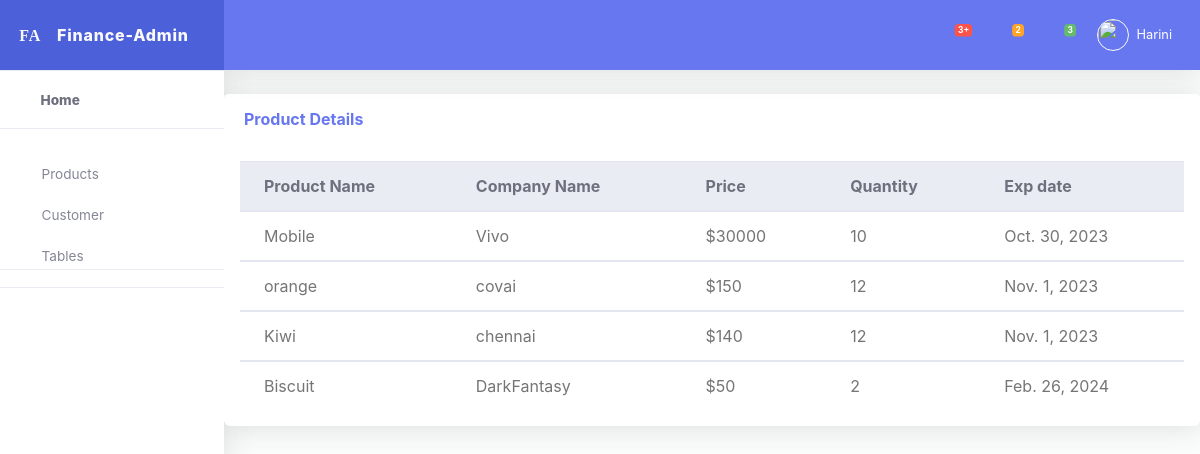
/viewproducts/ (signed in), run on the app's committed database.
### App/models.py (models this page shows, shortened)
class Register(models.Model):
          Uname = models.CharField(max_length=30)
          No = models.IntegerField()
          Email =models.EmailField(max_length=40)
          password = models.CharField(max_length=30)

class Products(models.Model):
          pname=models.CharField(max_length=30)
          coname=models.CharField(max_length=30)
          price=models.IntegerField()
          quantity=models.IntegerField()
          exp=models.DateField()

### App/views.py (the view)
# urls.py: path('viewproducts/',views.viewproducts,name="viewproducts"),
def viewproducts(request):
          try:
                    c=Register.objects.get(Email=request.session['email'])
                    q=c.Uname
                    d=Products.objects.all()
                    return render(request,"viewproducts.html",{'data':q,'pro':d})
          except:
                    return render(request,"404.html",{'data':None})

### App/templates/viewproducts.html
{% extends "index.html" %}
{% block content %}
    <div class="row">
          <div class="col-lg-12">
            <div class="card mb-4">
              <div class="card-header py-3 d-flex flex-row align-items-center justify-content-between">
                <h6 class="m-0 font-weight-bold text-primary">Product Details</h6>
              </div>
              <div class="table-responsive p-3">
                <table class="table align-items-center table-flush" id="dataTable">
                  <thead class="thead-light">
                    <tr>
                      <th>Product Name</th>
                      <th>Company Name</th>
                      <th>Price</th>
                      <th>Quantity</th>
                      <th>Exp date</th>
                    </tr>
                  </thead>
                  {% for i in pro %}
                  <tbody>
                    <tr>
                      <td>{{i.pname}}</td>
                      <td>{{i.coname}}</td>
                      <td>${{ i.price}}</td>
                      <td>{{i.quantity}}</td>
                      <td>{{i.exp}}</td>
                    </tr>
                  </tbody>
                  {% endfor %}
                </table>
              </div>
            </div>
          </div>
        </div>
        {% endblock %}

### App/templates/index.html (shortened to what this page needs)
{% load static %}
<!DOCTYPE html>
<html lang="en">
<head>
  <link href="{% static "vendor/fontawesome-free/css/all.min.css" %}" rel="stylesheet" type="text/css">
  <link href="{% static "vendor/bootstrap/css/bootstrap.min.css" %}" rel="stylesheet" type="text/css">
  <link href="{% static "css/ruang-admin.min.css" %}" rel="stylesheet">
</head>
<body id="page-top">
  <div id="wrapper">
    <ul class="navbar-nav sidebar sidebar-light accordion" id="accordionSidebar">
      <a class="sidebar-brand d-flex align-items-center justify-content-center" href="index.html">
        <div class="sidebar-brand-icon">
       <i class='fa fa-money'>FA</i>
        </div>
        <div class="sidebar-brand-text mx-3">Finance-Admin</div>
      </a>
      <hr class="sidebar-divider my-0">
      <li class="nav-item active">
        <a class="nav-link" href="/">
          <i class="fas fa-fw fa-tachometer-alt"></i>
          <span>Home</span></a>
      </li>
      <hr class="sidebar-divider">
      <li class="nav-item">
        <a class="nav-link collapsed" href="#" data-toggle="collapse" data-target="#collapseBootstrap"
          aria-expanded="true" aria-controls="collapseBootstrap">
          <i class="far fa-fw fa-window-maximize"></i>
          <span>Products</span>
        </a>
      </li>
      <li class="nav-item">
        <a class="nav-link collapsed" href="#" data-toggle="collapse" data-target="#collapseForm" aria-expanded="true"
          aria-controls="collapseForm">
          <i class="fab fa-fw fa-wpforms"></i>
          <span>Customer</span>
        </a>
      </li>
      <li class="nav-item">
        <a class="nav-link collapsed" href="#" data-toggle="collapse" data-target="#collapseTable" aria-expanded="true"
          aria-controls="collapseTable">
          <i class="fas fa-fw fa-table"></i>
          <span>Tables</span>
        </a>
      </li>
      <hr class="sidebar-divider">
      <hr class="sidebar-divider">
    </ul>
    <div id="content-wrapper" class="d-flex flex-column">
      <div id="content">
        <nav class="navbar navbar-expand navbar-light bg-navbar topbar mb-4 static-top">
          <button id="sidebarToggleTop" class="btn btn-link rounded-circle mr-3">
            <i class="fa fa-bars"></i>
          </button>
          <ul class="navbar-nav ml-auto">
            <li class="nav-item dropdown no-arrow">
              <a class="nav-link dropdown-toggle" href="#" id="searchDropdown" role="button" data-toggle="dropdown"
                aria-haspopup="true" aria-expanded="false">
                <i class="fas fa-search fa-fw"></i>
              </a>
            </li>
            <li class="nav-item dropdown no-arrow mx-1">
              <a class="nav-link dropdown-toggle" href="#" id="alertsDropdown" role="button" data-toggle="dropdown"
                aria-haspopup="true" aria-expanded="false">
                <span class="badge badge-danger badge-counter">3+</span>
              </a>
            </li>
            <li class="nav-item dropdown no-arrow mx-1">
              <a class="nav-link dropdown-toggle" href="#" id="messagesDropdown" role="button" data-toggle="dropdown"
                aria-haspopup="true" aria-expanded="false">
                <i class="fas fa-envelope fa-fw"></i>
                <span class="badge badge-warning badge-counter">2</span>
              </a>
            </li>
            <li class="nav-item dropdown no-arrow mx-1">
              <a class="nav-link dropdown-toggle" href="#" id="messagesDropdown" role="button" data-toggle="dropdown"
                aria-haspopup="true" aria-expanded="false">
                <i class="fas fa-tasks fa-fw"></i>
                <span class="badge badge-success badge-counter">3</span>
              </a>
            </li>
           {% if data is None %}
            <li class="nav-item dropdown no-arrow">
              <a class="nav-link dropdown-toggle" href="#" id="userDropdown" role="button" data-toggle="dropdown"
                aria-haspopup="true" aria-expanded="false">
                <img class="img-profile rounded-circle" src="img/boy.png" style="max-width: 60px">
                <span class="ml-2 d-none d-lg-inline text-white small">Login here!</span>
              </a>
              <div class="dropdown-menu dropdown-menu-right shadow animated--grow-in" aria-labelledby="userDropdown">
                <a class="dropdown-item" href="{% url 'login' %}">
                  <i class="fas fa-user fa-sm fa-fw mr-2 text-gray-400"></i>
                 Login
                </a>
                <a class="dropdown-item" href="{% url 'register' %}">
                  <i class="fas fa-user fa-sm fa-fw mr-2 text-gray-400"></i>
                 Signup
                </a>
              </div>
            </li>
            {% else %}
            <li class="nav-item dropdown no-arrow">
              <a class="nav-link dropdown-toggle" href="#" id="userDropdown" role="button" data-toggle="dropdown"
                aria-haspopup="true" aria-expanded="false">
                <img class="img-profile rounded-circle" src="img/boy.png" style="max-width: 60px">
                <span class="ml-2 d-none d-lg-inline text-white small">{{ data }}</span>
              </a>
            </li>
            {% endif %}
          </ul>
        </nav>
        {% block content %}{% endblock %}
    </div>
  </div>
</body>
</html>
{% load sweetify %}

### data on the page
Register: Uname "Harini"
Products: pname "Mobile", coname "Vivo", price "30000", quantity "10", exp "Oct. 30, 2023"
Products: pname "orange", coname "covai", price "150", quantity "12", exp "Nov. 1, 2023"
Products: pname "Kiwi", coname "chennai", price "140", quantity "12", exp "Nov. 1, 2023"
Products: pname "Biscuit", coname "DarkFantasy", price "50", quantity "2", exp "Feb. 26, 2024"
